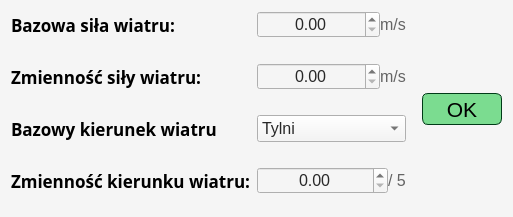
<?xml version="1.0" encoding="UTF-8"?>
<ui version="4.0">
 <class>WindsGeneratorSettingsWidgetInputItem</class>
 <widget class="QWidget" name="WindsGeneratorSettingsWidgetInputItem">
  <property name="geometry">
   <rect>
    <x>0</x>
    <y>0</y>
    <width>513</width>
    <height>217</height>
   </rect>
  </property>
  <property name="windowTitle">
   <string>Form</string>
  </property>
  <property name="styleSheet">
   <string notr="true">background-color: rgb(245, 245, 245);</string>
  </property>
  <layout class="QHBoxLayout" name="horizontalLayout_4">
   <item>
    <layout class="QFormLayout" name="formLayout_main">
     <property name="verticalSpacing">
      <number>25</number>
     </property>
     <item row="0" column="0">
      <widget class="QLabel" name="label_baseStrength">
       <property name="sizePolicy">
        <sizepolicy hsizetype="Maximum" vsizetype="Preferred">
         <horstretch>0</horstretch>
         <verstretch>0</verstretch>
        </sizepolicy>
       </property>
       <property name="font">
        <font>
         <family>Quicksand Medium</family>
         <pointsize>13</pointsize>
         <bold>true</bold>
        </font>
       </property>
       <property name="styleSheet">
        <string notr="true">color: rgb(0, 0, 0);
background: transparent;</string>
       </property>
       <property name="text">
        <string>Bazowa siła wiatru: </string>
       </property>
      </widget>
     </item>
     <item row="1" column="0">
      <widget class="QLabel" name="label_strengthChange">
       <property name="sizePolicy">
        <sizepolicy hsizetype="Maximum" vsizetype="Preferred">
         <horstretch>0</horstretch>
         <verstretch>0</verstretch>
        </sizepolicy>
       </property>
       <property name="font">
        <font>
         <family>Quicksand Medium</family>
         <pointsize>13</pointsize>
         <bold>true</bold>
        </font>
       </property>
       <property name="styleSheet">
        <string notr="true">color: rgb(0, 0, 0);
background: transparent;</string>
       </property>
       <property name="text">
        <string>Zmienność siły wiatru: </string>
       </property>
      </widget>
     </item>
     <item row="2" column="0">
      <widget class="QLabel" name="label_baseDirection">
       <property name="sizePolicy">
        <sizepolicy hsizetype="Maximum" vsizetype="Preferred">
         <horstretch>0</horstretch>
         <verstretch>0</verstretch>
        </sizepolicy>
       </property>
       <property name="font">
        <font>
         <family>Quicksand Medium</family>
         <pointsize>13</pointsize>
         <bold>true</bold>
        </font>
       </property>
       <property name="styleSheet">
        <string notr="true">color: rgb(0, 0, 0);
background: transparent;</string>
       </property>
       <property name="text">
        <string>Bazowy kierunek wiatru</string>
       </property>
      </widget>
     </item>
     <item row="3" column="0">
      <widget class="QLabel" name="label_directionChange">
       <property name="sizePolicy">
        <sizepolicy hsizetype="Maximum" vsizetype="Preferred">
         <horstretch>0</horstretch>
         <verstretch>0</verstretch>
        </sizepolicy>
       </property>
       <property name="font">
        <font>
         <family>Quicksand Medium</family>
         <pointsize>13</pointsize>
         <bold>true</bold>
        </font>
       </property>
       <property name="styleSheet">
        <string notr="true">color: rgb(0, 0, 0);
background: transparent;</string>
       </property>
       <property name="text">
        <string>Zmienność kierunku wiatru:</string>
       </property>
      </widget>
     </item>
     <item row="2" column="1">
      <widget class="QComboBox" name="comboBox_baseWindDirection">
       <property name="sizePolicy">
        <sizepolicy hsizetype="Expanding" vsizetype="Preferred">
         <horstretch>0</horstretch>
         <verstretch>0</verstretch>
        </sizepolicy>
       </property>
       <property name="font">
        <font>
         <pointsize>12</pointsize>
        </font>
       </property>
       <property name="styleSheet">
        <string notr="true">color: rgb(40, 40, 40);
background-color: rgb(245, 245, 245);</string>
       </property>
       <item>
        <property name="text">
         <string>Tylni</string>
        </property>
       </item>
       <item>
        <property name="text">
         <string>Tylnio-boczny</string>
        </property>
       </item>
       <item>
        <property name="text">
         <string>Boczny</string>
        </property>
       </item>
       <item>
        <property name="text">
         <string>Przednio-boczny</string>
        </property>
       </item>
       <item>
        <property name="text">
         <string>Przedni</string>
        </property>
       </item>
      </widget>
     </item>
     <item row="0" column="1">
      <layout class="QHBoxLayout" name="horizontalLayout">
       <item>
        <widget class="QDoubleSpinBox" name="doubleSpinBox_baseWindStrength">
         <property name="sizePolicy">
          <sizepolicy hsizetype="Expanding" vsizetype="Preferred">
           <horstretch>0</horstretch>
           <verstretch>0</verstretch>
          </sizepolicy>
         </property>
         <property name="font">
          <font>
           <pointsize>12</pointsize>
          </font>
         </property>
         <property name="styleSheet">
          <string notr="true">color: rgb(40, 40, 40);
background-color: rgb(245, 245, 245);</string>
         </property>
         <property name="alignment">
          <set>Qt::AlignCenter</set>
         </property>
         <property name="decimals">
          <number>2</number>
         </property>
         <property name="maximum">
          <double>10000.000000000000000</double>
         </property>
         <property name="singleStep">
          <double>0.500000000000000</double>
         </property>
        </widget>
       </item>
       <item>
        <widget class="QLabel" name="label_baseStrengthMS">
         <property name="sizePolicy">
          <sizepolicy hsizetype="Maximum" vsizetype="Preferred">
           <horstretch>0</horstretch>
           <verstretch>0</verstretch>
          </sizepolicy>
         </property>
         <property name="font">
          <font>
           <pointsize>12</pointsize>
          </font>
         </property>
         <property name="styleSheet">
          <string notr="true">color: rgb(100, 100, 100);</string>
         </property>
         <property name="text">
          <string>m/s</string>
         </property>
         <property name="alignment">
          <set>Qt::AlignCenter</set>
         </property>
        </widget>
       </item>
      </layout>
     </item>
     <item row="3" column="1">
      <layout class="QHBoxLayout" name="horizontalLayout_2">
       <item>
        <widget class="QDoubleSpinBox" name="doubleSpinBox_windDirectionChange">
         <property name="sizePolicy">
          <sizepolicy hsizetype="Expanding" vsizetype="Preferred">
           <horstretch>0</horstretch>
           <verstretch>0</verstretch>
          </sizepolicy>
         </property>
         <property name="font">
          <font>
           <pointsize>12</pointsize>
          </font>
         </property>
         <property name="styleSheet">
          <string notr="true">color: rgb(40, 40, 40);
background-color: rgb(245, 245, 245);</string>
         </property>
         <property name="alignment">
          <set>Qt::AlignCenter</set>
         </property>
         <property name="maximum">
          <double>5.000000000000000</double>
         </property>
        </widget>
       </item>
       <item>
        <widget class="QLabel" name="label_5">
         <property name="sizePolicy">
          <sizepolicy hsizetype="Maximum" vsizetype="Preferred">
           <horstretch>0</horstretch>
           <verstretch>0</verstretch>
          </sizepolicy>
         </property>
         <property name="font">
          <font>
           <pointsize>12</pointsize>
          </font>
         </property>
         <property name="styleSheet">
          <string notr="true">color: rgb(100, 100, 100);</string>
         </property>
         <property name="text">
          <string>/ 5</string>
         </property>
        </widget>
       </item>
      </layout>
     </item>
     <item row="1" column="1">
      <layout class="QHBoxLayout" name="horizontalLayout_3">
       <item>
        <widget class="QDoubleSpinBox" name="doubleSpinBox_windStrengthChange">
         <property name="sizePolicy">
          <sizepolicy hsizetype="Expanding" vsizetype="Preferred">
           <horstretch>0</horstretch>
           <verstretch>0</verstretch>
          </sizepolicy>
         </property>
         <property name="font">
          <font>
           <pointsize>12</pointsize>
          </font>
         </property>
         <property name="styleSheet">
          <string notr="true">color: rgb(40, 40, 40);
background-color: rgb(245, 245, 245);</string>
         </property>
         <property name="alignment">
          <set>Qt::AlignCenter</set>
         </property>
         <property name="maximum">
          <double>10000.000000000000000</double>
         </property>
        </widget>
       </item>
       <item>
        <widget class="QLabel" name="label_strengthChangeMS">
         <property name="sizePolicy">
          <sizepolicy hsizetype="Maximum" vsizetype="Preferred">
           <horstretch>0</horstretch>
           <verstretch>0</verstretch>
          </sizepolicy>
         </property>
         <property name="font">
          <font>
           <pointsize>12</pointsize>
          </font>
         </property>
         <property name="styleSheet">
          <string notr="true">color: rgb(100, 100, 100);</string>
         </property>
         <property name="text">
          <string>m/s</string>
         </property>
         <property name="alignment">
          <set>Qt::AlignCenter</set>
         </property>
        </widget>
       </item>
      </layout>
     </item>
    </layout>
   </item>
   <item>
    <spacer name="horizontalSpacer">
     <property name="orientation">
      <enum>Qt::Horizontal</enum>
     </property>
     <property name="sizeHint" stdset="0">
      <size>
       <width>3</width>
       <height>20</height>
      </size>
     </property>
    </spacer>
   </item>
   <item>
    <layout class="QVBoxLayout" name="verticalLayout_characteristicsEditor">
     <item>
      <spacer name="verticalSpacer">
       <property name="orientation">
        <enum>Qt::Vertical</enum>
       </property>
       <property name="sizeHint" stdset="0">
        <size>
         <width>20</width>
         <height>40</height>
        </size>
       </property>
      </spacer>
     </item>
     <item>
      <widget class="QPushButton" name="pushButton_submit">
       <property name="minimumSize">
        <size>
         <width>80</width>
         <height>32</height>
        </size>
       </property>
       <property name="font">
        <font>
         <family>Ubuntu</family>
         <pointsize>16</pointsize>
        </font>
       </property>
       <property name="focusPolicy">
        <enum>Qt::StrongFocus</enum>
       </property>
       <property name="styleSheet">
        <string notr="true">QPushButton{
border: 1px solid rgb(0, 59, 23);
border-radius: 6px;
color: rgb(0, 0, 0);
background-color: rgb(123, 220, 144);
}
QPushButton:hover{
background-color: rgb(153, 253, 174);
}</string>
       </property>
       <property name="text">
        <string>OK</string>
       </property>
      </widget>
     </item>
     <item>
      <spacer name="verticalSpacer_3">
       <property name="orientation">
        <enum>Qt::Vertical</enum>
       </property>
       <property name="sizeHint" stdset="0">
        <size>
         <width>20</width>
         <height>40</height>
        </size>
       </property>
      </spacer>
     </item>
    </layout>
   </item>
  </layout>
 </widget>
 <resources/>
 <connections/>
</ui>
